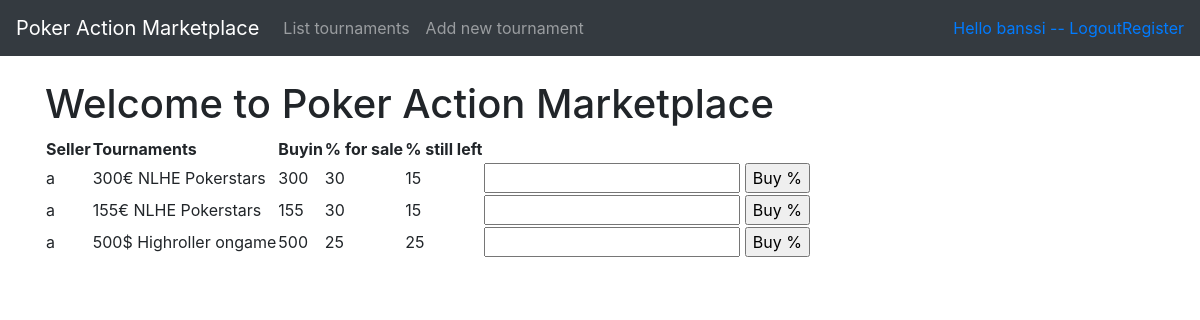
Screenshot of /tournaments/ (signed in) with the database file from the repository.
### application/auth/models.py (models this page shows, shortened)
class User(Base):
    __tablename__ = "account"
    name = db.Column(db.String(144), nullable=False)
    username = db.Column(db.String(144), nullable=False)
    password = db.Column(db.String(144), nullable=False)
    tournaments = db.relationship('TournamentPackage', backref='account', lazy=True)

### application/tournamentPackages/models.py (models this page shows)
class TournamentPackage(Base):
    tournament = db.Column(db.String(144), nullable=False)
    buyIn = db.Column(db.Integer, nullable=False)
    pctToBeSold = db.Column(db.Integer, nullable=False)
    pctLeft = db.Column(db.Integer, nullable=False)
    account_id = db.Column(db.Integer, db.ForeignKey('account.id'), nullable=False)
    def __init__(self, tournament, buyIn, pctToBeSold):
        self.tournament = tournament
        self.buyIn = buyIn
        self.pctToBeSold = pctToBeSold
        self.pctLeft = pctToBeSold
        self.user = ''
        self.userid = ''
    @staticmethod
    def join_account_on_tournaments():
        stmt = text("SELECT * FROM tournament_package"
                    " LEFT JOIN account on tournament_package.account_id = account.id")
        res = db.engine.execute(stmt)
        tournaments = []
        for row in res:
            tournament = TournamentPackage(row[3], row[4], row[5])
            tournament.user = row[-2]
            tournament.id = row[0]
            tournament.userid = row[7]
            tournament.pctLeft = row[6]
            if tournament.userid == current_user.id:
                continue
            tournaments.append(tournament)
        return tournaments

### application/tournamentPackages/views.py (the view)
@app.route('/tournaments/', methods=['GET'])
@login_required
def tournaments_index():
    tournaments = TournamentPackage.join_account_on_tournaments()
    tournaments.sort(key = lambda x: x.user, reverse=True)
    return render_template('tournaments/list.html', tournaments = tournaments)

### application/__init__.py (called while the page is built)
@login_manager.user_loader
def load_user(user_id):
    return User.query.get(user_id)

### application/templates/tournaments/list.html
{% extends "layout.html" %}
{% block body %}
<h1>Welcome to Poker Action Marketplace</h1>
<table>
  <th>Seller</th>
  <th>Tournaments</th>
  <th>Buyin</th>
  <th>% for sale</th>
  <th>% still left</th>
  {% for tournament in tournaments %}
  <tr>
    <td>{{ tournament.user }}</td>
    <td>{{ tournament.tournament }}</td>
    <td>{{ tournament.buyIn }}</td>
    <td>{{ tournament.pctToBeSold }}</td>
    <td>{{ tournament.pctLeft }}</td>
    <td><form method="POST", action="{{ url_for('tournaments_buy_percentage', tournament_id = tournament.id) }}">
      <input name="text">
      <input type="submit", value='Buy %'>
    </form></td>
  </tr>
{% endfor %}
</table>
{% endblock %}

### application/templates/layout.html (shortened to what this page needs)
<!DOCTYPE html>
<html>
<head>
  <link rel="stylesheet" href="https://maxcdn.bootstrapcdn.com/bootstrap/4.0.0/css/bootstrap.min.css">
</head>
<body>
  <nav class="navbar navbar-expand-md navbar-dark bg-dark mb-4">
    <a class="navbar-brand" href="#">Poker Action Marketplace</a>
      <div class="collapse navbar-collapse" id="navbarCollapse">
        <ul class="navbar-nav mr-auto">
          <li class="nav-item">
            <a class="nav-link" href="{{ url_for('tournaments_index') }} ">List tournaments</a>
          </li>
          <li class="nav-item">
            <a class="nav-link" href="{{ url_for('tournaments_form') }} ">Add new tournament</a>
          </li>
        </ul>
        <div class="form-inline mt-2 mt-md-0">
          {% if current_user.is_authenticated %}
          <a href="{{ url_for('auth_logout') }}">Hello {{ current_user.name }} -- Logout</a>
          {% else %}
          <a class="nav-item" href="{{ url_for('auth_login') }}">Login</a>
          {% endif %}
          <a class="nav-item" href="{{ url_for('auth_register') }}">Register</a>
        </div>
      </div>
      </nav>
<main role="main" class="container">
  {% block body %}{% endblock %}
</main>
</body>
</html>

### rows the page displays
User: name "banssi"
TournamentPackage: user "a", tournament "300€ NLHE Pokerstars", buyIn "300", pctToBeSold "30", pctLeft "15"
TournamentPackage: user "a", tournament "155€ NLHE Pokerstars", buyIn "155", pctToBeSold "30", pctLeft "15"
TournamentPackage: user "a", tournament "500$ Highroller ongame", buyIn "500", pctToBeSold "25", pctLeft "25"
